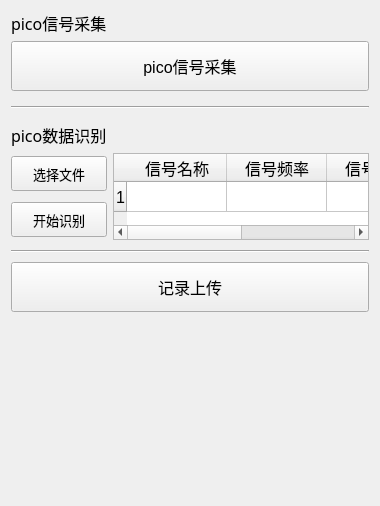
          <widget class="QWidget" name="tab_9">
           <attribute name="title">
            <string>pico信号采集与识别</string>
           </attribute>
           <layout class="QVBoxLayout" name="verticalLayout_8">
            <item alignment="Qt::AlignRight">
             <widget class="QLabel" name="label_36">
              <property name="maximumSize">
               <size>
                <width>200</width>
                <height>30</height>
               </size>
              </property>
              <property name="font">
               <font>
                <family>宋体</family>
                <pointsize>12</pointsize>
               </font>
              </property>
              <property name="layoutDirection">
               <enum>Qt::RightToLeft</enum>
              </property>
              <property name="text">
               <string>pico信号采集</string>
              </property>
             </widget>
            </item>
            <item>
             <widget class="QPushButton" name="pushButton_19">
              <property name="minimumSize">
               <size>
                <width>0</width>
                <height>50</height>
               </size>
              </property>
              <property name="font">
               <font>
                <pointsize>12</pointsize>
               </font>
              </property>
              <property name="text">
               <string>pico信号采集</string>
              </property>
             </widget>
            </item>
            <item>
             <widget class="Line" name="line_9">
              <property name="minimumSize">
               <size>
                <width>20</width>
                <height>20</height>
               </size>
              </property>
              <property name="orientation">
               <enum>Qt::Horizontal</enum>
              </property>
             </widget>
            </item>
            <item>
             <layout class="QGridLayout" name="gridLayout_7">
              <item row="1" column="0">
               <widget class="QPushButton" name="pushButton_20">
                <property name="sizePolicy">
                 <sizepolicy hsizetype="Minimum" vsizetype="Fixed">
                  <horstretch>0</horstretch>
                  <verstretch>0</verstretch>
                 </sizepolicy>
                </property>
                <property name="minimumSize">
                 <size>
                  <width>0</width>
                  <height>35</height>
                 </size>
                </property>
                <property name="font">
                 <font>
                  <pointsize>10</pointsize>
                 </font>
                </property>
                <property name="cursor">
                 <cursorShape>PointingHandCursor</cursorShape>
                </property>
                <property name="text">
                 <string>选择文件</string>
                </property>
               </widget>
              </item>
              <item row="2" column="0">
               <widget class="QPushButton" name="pushButton_21">
                <property name="minimumSize">
                 <size>
                  <width>0</width>
                  <height>35</height>
                 </size>
                </property>
                <property name="font">
                 <font>
                  <pointsize>10</pointsize>
                 </font>
                </property>
                <property name="cursor">
                 <cursorShape>PointingHandCursor</cursorShape>
                </property>
                <property name="text">
                 <string>开始识别</string>
                </property>
               </widget>
              </item>
              <item row="1" column="1" rowspan="2">
               <widget class="QTableWidget" name="tableWidget_4">
                <property name="minimumSize">
                 <size>
                  <width>0</width>
                  <height>87</height>
                 </size>
                </property>
                <property name="font">
                 <font>
                  <pointsize>12</pointsize>
                 </font>
                </property>
                <row>
                 <property name="text">
                  <string>1</string>
                 </property>
                </row>
                <column>
                 <property name="text">
                  <string>信号名称</string>
                 </property>
                </column>
                <column>
                 <property name="text">
                  <string>信号频率</string>
                 </property>
                </column>
                <column>
                 <property name="text">
                  <string>信号幅度</string>
                 </property>
                </column>
                <column>
                 <property name="text">
                  <string>调制方式</string>
                 </property>
                </column>
                <item row="0" column="1">
                 <property name="text">
                  <string/>
                 </property>
                </item>
               </widget>
              </item>
              <item row="0" column="0">
               <widget class="QLabel" name="label_38">
                <property name="maximumSize">
                 <size>
                  <width>200</width>
                  <height>30</height>
                 </size>
                </property>
                <property name="font">
                 <font>
                  <family>宋体</family>
                  <pointsize>12</pointsize>
                 </font>
                </property>
                <property name="layoutDirection">
                 <enum>Qt::RightToLeft</enum>
                </property>
                <property name="text">
                 <string>pico数据识别</string>
                </property>
               </widget>
              </item>
             </layout>
            </item>
            <item>
             <widget class="Line" name="line_14">
              <property name="minimumSize">
               <size>
                <width>0</width>
                <height>10</height>
               </size>
              </property>
              <property name="orientation">
               <enum>Qt::Horizontal</enum>
              </property>
             </widget>
            </item>
            <item>
             <widget class="QPushButton" name="pushButton_28">
              <property name="minimumSize">
               <size>
                <width>0</width>
                <height>50</height>
               </size>
              </property>
              <property name="font">
               <font>
                <pointsize>12</pointsize>
               </font>
              </property>
              <property name="text">
               <string>记录上传</string>
              </property>
             </widget>
            </item>
            <item>
             <spacer name="verticalSpacer">
              <property name="orientation">
               <enum>Qt::Vertical</enum>
              </property>
              <property name="sizeHint" stdset="0">
               <size>
                <width>20</width>
                <height>183</height>
               </size>
              </property>
             </spacer>
            </item>
           </layout>
          </widget>
